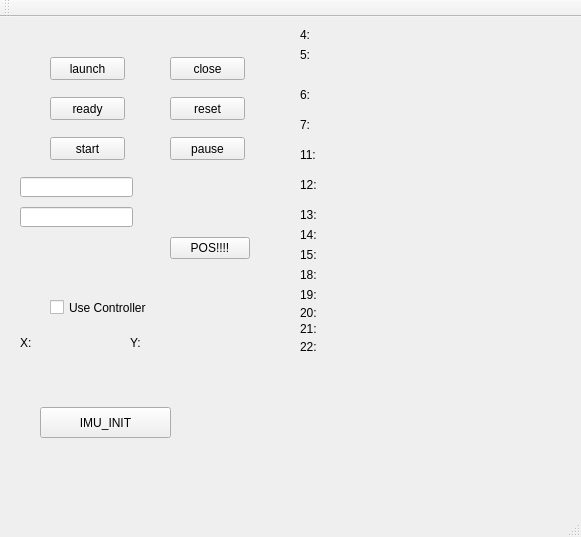
<?xml version="1.0" encoding="UTF-8"?>
<ui version="4.0">
 <class>MainWindow</class>
 <widget class="QMainWindow" name="MainWindow">
  <property name="geometry">
   <rect>
    <x>0</x>
    <y>0</y>
    <width>581</width>
    <height>537</height>
   </rect>
  </property>
  <property name="windowTitle">
   <string>MainWindow</string>
  </property>
  <widget class="QWidget" name="centralWidget">
   <widget class="QPushButton" name="launch">
    <property name="geometry">
     <rect>
      <x>50</x>
      <y>40</y>
      <width>75</width>
      <height>23</height>
     </rect>
    </property>
    <property name="text">
     <string>launch</string>
    </property>
   </widget>
   <widget class="QPushButton" name="close">
    <property name="geometry">
     <rect>
      <x>170</x>
      <y>40</y>
      <width>75</width>
      <height>23</height>
     </rect>
    </property>
    <property name="text">
     <string>close</string>
    </property>
   </widget>
   <widget class="QPushButton" name="reset">
    <property name="geometry">
     <rect>
      <x>170</x>
      <y>80</y>
      <width>75</width>
      <height>23</height>
     </rect>
    </property>
    <property name="text">
     <string>reset</string>
    </property>
   </widget>
   <widget class="QPushButton" name="start">
    <property name="geometry">
     <rect>
      <x>50</x>
      <y>120</y>
      <width>75</width>
      <height>23</height>
     </rect>
    </property>
    <property name="text">
     <string>start</string>
    </property>
   </widget>
   <widget class="QPushButton" name="ready">
    <property name="geometry">
     <rect>
      <x>50</x>
      <y>80</y>
      <width>75</width>
      <height>23</height>
     </rect>
    </property>
    <property name="text">
     <string>ready</string>
    </property>
   </widget>
   <widget class="QPushButton" name="pause">
    <property name="geometry">
     <rect>
      <x>170</x>
      <y>120</y>
      <width>75</width>
      <height>23</height>
     </rect>
    </property>
    <property name="text">
     <string>pause</string>
    </property>
   </widget>
   <widget class="QLineEdit" name="lineEdit">
    <property name="geometry">
     <rect>
      <x>20</x>
      <y>160</y>
      <width>113</width>
      <height>20</height>
     </rect>
    </property>
   </widget>
   <widget class="QLineEdit" name="lineEdit_2">
    <property name="geometry">
     <rect>
      <x>20</x>
      <y>190</y>
      <width>113</width>
      <height>20</height>
     </rect>
    </property>
   </widget>
   <widget class="QLabel" name="label">
    <property name="geometry">
     <rect>
      <x>300</x>
      <y>10</y>
      <width>16</width>
      <height>16</height>
     </rect>
    </property>
    <property name="text">
     <string>4:</string>
    </property>
   </widget>
   <widget class="QLabel" name="p4">
    <property name="geometry">
     <rect>
      <x>330</x>
      <y>10</y>
      <width>81</width>
      <height>16</height>
     </rect>
    </property>
    <property name="text">
     <string/>
    </property>
   </widget>
   <widget class="QLabel" name="p5">
    <property name="geometry">
     <rect>
      <x>330</x>
      <y>40</y>
      <width>81</width>
      <height>16</height>
     </rect>
    </property>
    <property name="text">
     <string/>
    </property>
   </widget>
   <widget class="QLabel" name="label_4">
    <property name="geometry">
     <rect>
      <x>300</x>
      <y>30</y>
      <width>16</width>
      <height>16</height>
     </rect>
    </property>
    <property name="text">
     <string>5:</string>
    </property>
   </widget>
   <widget class="QLabel" name="p6">
    <property name="geometry">
     <rect>
      <x>330</x>
      <y>70</y>
      <width>81</width>
      <height>16</height>
     </rect>
    </property>
    <property name="text">
     <string/>
    </property>
   </widget>
   <widget class="QLabel" name="label_6">
    <property name="geometry">
     <rect>
      <x>300</x>
      <y>70</y>
      <width>16</width>
      <height>16</height>
     </rect>
    </property>
    <property name="text">
     <string>6:</string>
    </property>
   </widget>
   <widget class="QLabel" name="p7">
    <property name="geometry">
     <rect>
      <x>330</x>
      <y>100</y>
      <width>81</width>
      <height>16</height>
     </rect>
    </property>
    <property name="text">
     <string/>
    </property>
   </widget>
   <widget class="QLabel" name="label_8">
    <property name="geometry">
     <rect>
      <x>300</x>
      <y>100</y>
      <width>16</width>
      <height>16</height>
     </rect>
    </property>
    <property name="text">
     <string>7:</string>
    </property>
   </widget>
   <widget class="QLabel" name="p11">
    <property name="geometry">
     <rect>
      <x>330</x>
      <y>130</y>
      <width>81</width>
      <height>16</height>
     </rect>
    </property>
    <property name="text">
     <string/>
    </property>
   </widget>
   <widget class="QLabel" name="label_10">
    <property name="geometry">
     <rect>
      <x>300</x>
      <y>130</y>
      <width>16</width>
      <height>16</height>
     </rect>
    </property>
    <property name="text">
     <string>11:</string>
    </property>
   </widget>
   <widget class="QLabel" name="p12">
    <property name="geometry">
     <rect>
      <x>330</x>
      <y>160</y>
      <width>81</width>
      <height>16</height>
     </rect>
    </property>
    <property name="text">
     <string/>
    </property>
   </widget>
   <widget class="QLabel" name="label_12">
    <property name="geometry">
     <rect>
      <x>300</x>
      <y>160</y>
      <width>16</width>
      <height>16</height>
     </rect>
    </property>
    <property name="text">
     <string>12:</string>
    </property>
   </widget>
   <widget class="QLabel" name="p13">
    <property name="geometry">
     <rect>
      <x>330</x>
      <y>190</y>
      <width>81</width>
      <height>16</height>
     </rect>
    </property>
    <property name="text">
     <string/>
    </property>
   </widget>
   <widget class="QLabel" name="label_14">
    <property name="geometry">
     <rect>
      <x>300</x>
      <y>190</y>
      <width>16</width>
      <height>16</height>
     </rect>
    </property>
    <property name="text">
     <string>13:</string>
    </property>
   </widget>
   <widget class="QLabel" name="p14">
    <property name="geometry">
     <rect>
      <x>330</x>
      <y>210</y>
      <width>81</width>
      <height>16</height>
     </rect>
    </property>
    <property name="text">
     <string/>
    </property>
   </widget>
   <widget class="QLabel" name="label_16">
    <property name="geometry">
     <rect>
      <x>300</x>
      <y>210</y>
      <width>16</width>
      <height>16</height>
     </rect>
    </property>
    <property name="text">
     <string>14:</string>
    </property>
   </widget>
   <widget class="QCheckBox" name="Controller_Check">
    <property name="geometry">
     <rect>
      <x>50</x>
      <y>270</y>
      <width>151</width>
      <height>41</height>
     </rect>
    </property>
    <property name="text">
     <string>Use Controller</string>
    </property>
   </widget>
   <widget class="QLabel" name="xboxlableX">
    <property name="geometry">
     <rect>
      <x>20</x>
      <y>310</y>
      <width>121</width>
      <height>31</height>
     </rect>
    </property>
    <property name="text">
     <string>X:</string>
    </property>
   </widget>
   <widget class="QLabel" name="xboxlableY">
    <property name="geometry">
     <rect>
      <x>130</x>
      <y>310</y>
      <width>121</width>
      <height>31</height>
     </rect>
    </property>
    <property name="text">
     <string>Y:</string>
    </property>
   </widget>
   <widget class="QLabel" name="p15">
    <property name="geometry">
     <rect>
      <x>330</x>
      <y>230</y>
      <width>81</width>
      <height>16</height>
     </rect>
    </property>
    <property name="text">
     <string/>
    </property>
   </widget>
   <widget class="QLabel" name="label_17">
    <property name="geometry">
     <rect>
      <x>300</x>
      <y>250</y>
      <width>16</width>
      <height>16</height>
     </rect>
    </property>
    <property name="text">
     <string>18:</string>
    </property>
   </widget>
   <widget class="QLabel" name="p18">
    <property name="geometry">
     <rect>
      <x>330</x>
      <y>250</y>
      <width>81</width>
      <height>16</height>
     </rect>
    </property>
    <property name="text">
     <string/>
    </property>
   </widget>
   <widget class="QLabel" name="label_15">
    <property name="geometry">
     <rect>
      <x>300</x>
      <y>230</y>
      <width>16</width>
      <height>16</height>
     </rect>
    </property>
    <property name="text">
     <string>15:</string>
    </property>
   </widget>
   <widget class="QLabel" name="label_18">
    <property name="geometry">
     <rect>
      <x>300</x>
      <y>270</y>
      <width>16</width>
      <height>16</height>
     </rect>
    </property>
    <property name="text">
     <string>19:</string>
    </property>
   </widget>
   <widget class="QLabel" name="p19">
    <property name="geometry">
     <rect>
      <x>330</x>
      <y>270</y>
      <width>81</width>
      <height>16</height>
     </rect>
    </property>
    <property name="text">
     <string/>
    </property>
   </widget>
   <widget class="QLabel" name="label_19">
    <property name="geometry">
     <rect>
      <x>300</x>
      <y>286</y>
      <width>20</width>
      <height>20</height>
     </rect>
    </property>
    <property name="text">
     <string>20:</string>
    </property>
   </widget>
   <widget class="QLabel" name="p20">
    <property name="geometry">
     <rect>
      <x>330</x>
      <y>290</y>
      <width>81</width>
      <height>16</height>
     </rect>
    </property>
    <property name="text">
     <string/>
    </property>
   </widget>
   <widget class="QLabel" name="p22">
    <property name="geometry">
     <rect>
      <x>330</x>
      <y>324</y>
      <width>81</width>
      <height>16</height>
     </rect>
    </property>
    <property name="text">
     <string/>
    </property>
   </widget>
   <widget class="QLabel" name="p21">
    <property name="geometry">
     <rect>
      <x>330</x>
      <y>304</y>
      <width>81</width>
      <height>16</height>
     </rect>
    </property>
    <property name="text">
     <string/>
    </property>
   </widget>
   <widget class="QLabel" name="label_20">
    <property name="geometry">
     <rect>
      <x>300</x>
      <y>304</y>
      <width>16</width>
      <height>16</height>
     </rect>
    </property>
    <property name="text">
     <string>21:</string>
    </property>
   </widget>
   <widget class="QLabel" name="label_21">
    <property name="geometry">
     <rect>
      <x>300</x>
      <y>320</y>
      <width>20</width>
      <height>20</height>
     </rect>
    </property>
    <property name="text">
     <string>22:</string>
    </property>
   </widget>
   <widget class="QPushButton" name="pushButton">
    <property name="geometry">
     <rect>
      <x>40</x>
      <y>390</y>
      <width>131</width>
      <height>31</height>
     </rect>
    </property>
    <property name="text">
     <string>IMU_INIT</string>
    </property>
   </widget>
   <widget class="QPushButton" name="pushButton_2">
    <property name="geometry">
     <rect>
      <x>170</x>
      <y>220</y>
      <width>80</width>
      <height>22</height>
     </rect>
    </property>
    <property name="text">
     <string>POS!!!!</string>
    </property>
   </widget>
  </widget>
  <widget class="QMenuBar" name="menuBar">
   <property name="geometry">
    <rect>
     <x>0</x>
     <y>0</y>
     <width>581</width>
     <height>19</height>
    </rect>
   </property>
  </widget>
  <widget class="QToolBar" name="mainToolBar">
   <attribute name="toolBarArea">
    <enum>TopToolBarArea</enum>
   </attribute>
   <attribute name="toolBarBreak">
    <bool>false</bool>
   </attribute>
  </widget>
  <widget class="QStatusBar" name="statusBar"/>
 </widget>
 <layoutdefault spacing="6" margin="11"/>
 <resources/>
 <connections/>
</ui>
